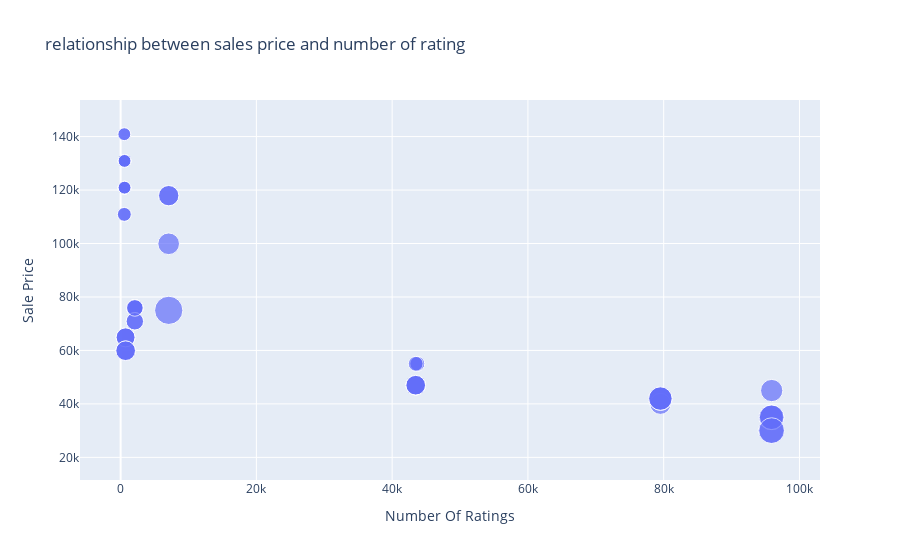

The code cell stored with this chart in its notebook:
### Code cell
figure = px.scatter(data_frame = data, x ="Number Of Ratings", y = "Sale Price",size= "Discount Percentage",title = "relationship between sales price and number of rating")
figure.show()

### Figure 1 — Plotly figure (JSON) as saved in the notebook; plotly's stock layout.template omitted (floating-point values rounded to 4 significant figures)
{"data": [{"hovertemplate": "Number Of Ratings=%{x}<br>Sale Price=%{y}<br>Discount Percentage=%{marker.size}<extra></extra>", "legendgroup": "", "marker": {"color": "#636efa", "size": [0, 0, 0, 0, 0, 0, 0, 0, 0, 20, 16, 20, 20, 20, 0, 0, 0, 0, 29, 15, 0, 15, 17, 18, 6, 6, 13, 6, 14, 10, 7, 6, 6, 13, 13, 10, 10, 6, 14, 6, 10, 6, 11, 11, 10, 14, 7, 6, 6, 6, 8, 8, 24, 22, 22, 22, 8, 24, 14, 14, 14, 14], "sizemode": "area", "sizeref": 0.0725, "symbol": "circle"}, "mode": "markers", "name": "", "orientation": "v", "showlegend": false, "type": "scatter", "x": [3431, 3431, 3431, 11202, 11202, 3431, 3431, 11202, 1454, 79512, 79512, 79582, 79512, 79512, 1078, 1078, 1078, 1078, 7088, 7088, 1078, 7088, 7081, 95909, 542, 580, 740, 545, 740, 2101, 545, 580, 580, 730, 730, 2101, 2101, 580, 740, 580, 2092, 545, 2101, 2092, 2101, 740, 545, 580, 580, 580, 43707, 43707, 95807, 95909, 95807, 95909, 43470, 95909, 43470, 43470, 43470, 43470], "xaxis": "x", "y": [49900, 84900, 84900, 77000, 77000, 49900, 49900, 77000, 89900, 41999, 39999, 41999, 41999, 41999, 131900, 117100, 131900, 117100, 74999, 117900, 117100, 117900, 99900, 44999, 140900, 130900, 64900, 120900, 59900, 75900, 110900, 130900, 120900, 64900, 64900, 75900, 75900, 120900, 59900, 120900, 75900, 140900, 70900, 70900, 75900, 59900, 110900, 120900, 130900, 130900, 54999, 54999, 29999, 34999, 34999, 34999, 54999, 29999, 46999, 46999, 46999, 46999], "yaxis": "y"}], "layout": {"autosize": true, "dragmode": "zoom", "legend": {"itemsizing": "constant", "tracegroupgap": 0}, "title": {"text": "relationship between sales price and number of rating"}, "xaxis": {"anchor": "y", "autorange": false, "domain": [0, 1], "range": [-5983.0, 103000.0], "title": {"text": "Number Of Ratings"}, "type": "linear"}, "yaxis": {"anchor": "x", "autorange": false, "domain": [0, 1], "range": [11530.0, 153700.0], "title": {"text": "Sale Price"}, "type": "linear"}}}
